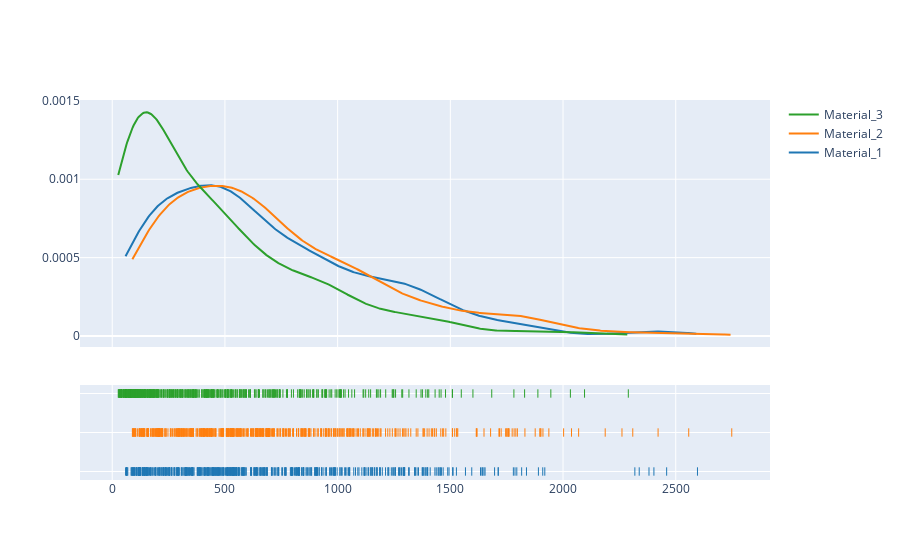

This figure's notebook cell:
### Code cell
import plotly.figure_factory as ff
import numpy as np

# Group data together
# hist_data = [x1, x2, x3, x4]

grouped = df_tp.groupby(by='Material_type')['Throughput_time'].apply(list)

values = grouped.values

group_labels = grouped.index

# Create distplot with custom bin_size
fig = ff.create_distplot(values, group_labels, bin_size=.2, show_curve=True, show_hist=False)
fig.show()

### Figure 1 — Plotly figure (JSON) as saved in the notebook; plotly's stock layout.template omitted (floating-point values rounded to 4 significant figures; data arrays with more than 128 entries replaced by an {"elided": "..."} marker saying what was removed)
{"data": [{"legendgroup": "Material_1", "marker": {"color": "rgb(31, 119, 180)"}, "mode": "lines", "name": "Material_1", "showlegend": true, "type": "scatter", "x": {"elided": "500 float values"}, "xaxis": "x", "y": {"elided": "500 float values"}, "yaxis": "y"}, {"legendgroup": "Material_2", "marker": {"color": "rgb(255, 127, 14)"}, "mode": "lines", "name": "Material_2", "showlegend": true, "type": "scatter", "x": {"elided": "500 float values"}, "xaxis": "x", "y": {"elided": "500 float values"}, "yaxis": "y"}, {"legendgroup": "Material_3", "marker": {"color": "rgb(44, 160, 44)"}, "mode": "lines", "name": "Material_3", "showlegend": true, "type": "scatter", "x": {"elided": "500 float values"}, "xaxis": "x", "y": {"elided": "500 float values"}, "yaxis": "y"}, {"legendgroup": "Material_1", "marker": {"color": "rgb(31, 119, 180)", "symbol": "line-ns-open"}, "mode": "markers", "name": "Material_1", "showlegend": false, "type": "scatter", "x": {"elided": "506 float values"}, "xaxis": "x", "y": {"elided": "506 str values"}, "yaxis": "y2"}, {"legendgroup": "Material_2", "marker": {"color": "rgb(255, 127, 14)", "symbol": "line-ns-open"}, "mode": "markers", "name": "Material_2", "showlegend": false, "type": "scatter", "x": {"elided": "488 float values"}, "xaxis": "x", "y": {"elided": "488 str values"}, "yaxis": "y2"}, {"legendgroup": "Material_3", "marker": {"color": "rgb(44, 160, 44)", "symbol": "line-ns-open"}, "mode": "markers", "name": "Material_3", "showlegend": false, "type": "scatter", "x": {"elided": "487 float values"}, "xaxis": "x", "y": {"elided": "487 str values"}, "yaxis": "y2"}], "layout": {"barmode": "overlay", "hovermode": "closest", "legend": {"traceorder": "reversed"}, "xaxis": {"anchor": "y2", "domain": [0, 1], "zeroline": false}, "yaxis": {"anchor": "free", "domain": [0.35, 1], "position": 0}, "yaxis2": {"anchor": "x", "domain": [0, 0.25], "dtick": 1, "showticklabels": false}}}
